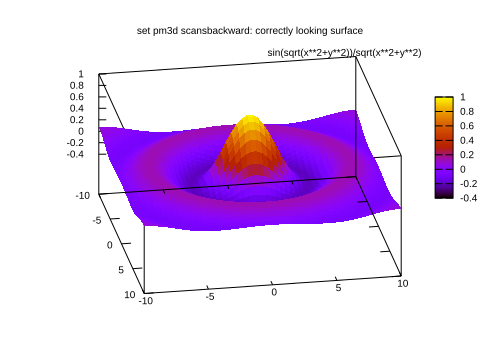

Source code (gnuplot):
set terminal svg \
    font "arial,10" fontscale 1.0 size 500, 350
set border 4095 front linetype -1 linewidth 1.000
set view 130, 10, 1, 1
set samples 50, 50
set isosamples 50, 50
unset surface
set title "set pm3d scansbackward: correctly looking surface"
set pm3d implicit at s
set pm3d scansbackward
splot sin(sqrt(x**2+y**2))/sqrt(x**2+y**2)
